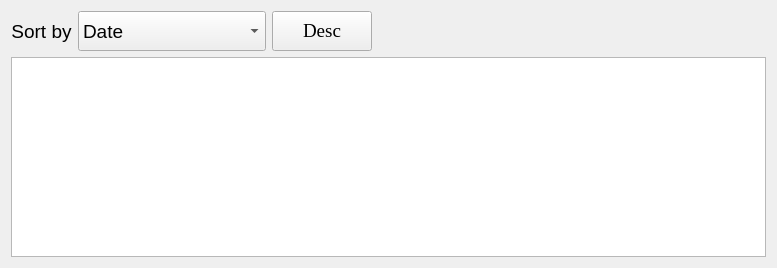
      <widget class="QWidget" name="page_3">
       <layout class="QVBoxLayout" name="verticalLayout_2">
        <item>
         <layout class="QHBoxLayout" name="horizontalLayout_2">
          <item>
           <layout class="QHBoxLayout" name="horizontalLayout">
            <item>
             <widget class="QLabel" name="sort_lbl">
              <property name="font">
               <font>
                <pointsize>14</pointsize>
               </font>
              </property>
              <property name="layoutDirection">
               <enum>Qt::LeftToRight</enum>
              </property>
              <property name="text">
               <string>Sort by</string>
              </property>
              <property name="alignment">
               <set>Qt::AlignCenter</set>
              </property>
             </widget>
            </item>
            <item>
             <widget class="QComboBox" name="sort_CB">
              <property name="sizePolicy">
               <sizepolicy hsizetype="Preferred" vsizetype="Preferred">
                <horstretch>0</horstretch>
                <verstretch>0</verstretch>
               </sizepolicy>
              </property>
              <property name="minimumSize">
               <size>
                <width>0</width>
                <height>0</height>
               </size>
              </property>
              <property name="font">
               <font>
                <pointsize>14</pointsize>
               </font>
              </property>
              <property name="editable">
               <bool>false</bool>
              </property>
              <item>
               <property name="text">
                <string>Date</string>
               </property>
              </item>
              <item>
               <property name="text">
                <string>Cloudiness</string>
               </property>
              </item>
              <item>
               <property name="text">
                <string>Day temperature</string>
               </property>
              </item>
              <item>
               <property name="text">
                <string>Night temperature</string>
               </property>
              </item>
              <item>
               <property name="text">
                <string>Wind direction</string>
               </property>
              </item>
              <item>
               <property name="text">
                <string>Day wind power</string>
               </property>
              </item>
              <item>
               <property name="text">
                <string>Night wind power</string>
               </property>
              </item>
              <item>
               <property name="text">
                <string>Precipitation hours</string>
               </property>
              </item>
              <item>
               <property name="text">
                <string>Humidity</string>
               </property>
              </item>
             </widget>
            </item>
            <item>
             <widget class="QPushButton" name="changeSortButton">
              <property name="minimumSize">
               <size>
                <width>100</width>
                <height>40</height>
               </size>
              </property>
              <property name="font">
               <font>
                <family>Times New Roman</family>
                <pointsize>14</pointsize>
               </font>
              </property>
              <property name="cursor">
               <cursorShape>PointingHandCursor</cursorShape>
              </property>
              <property name="text">
               <string>Desc</string>
              </property>
             </widget>
            </item>
           </layout>
          </item>
          <item>
           <spacer name="horizontalSpacer">
            <property name="orientation">
             <enum>Qt::Horizontal</enum>
            </property>
            <property name="sizeHint" stdset="0">
             <size>
              <width>40</width>
              <height>20</height>
             </size>
            </property>
           </spacer>
          </item>
         </layout>
        </item>
        <item>
         <widget class="QTableView" name="tableView">
          <property name="minimumSize">
           <size>
            <width>755</width>
            <height>200</height>
           </size>
          </property>
          <property name="focusPolicy">
           <enum>Qt::NoFocus</enum>
          </property>
          <property name="verticalScrollBarPolicy">
           <enum>Qt::ScrollBarAsNeeded</enum>
          </property>
          <property name="horizontalScrollBarPolicy">
           <enum>Qt::ScrollBarAsNeeded</enum>
          </property>
          <property name="sizeAdjustPolicy">
           <enum>QAbstractScrollArea::AdjustToContentsOnFirstShow</enum>
          </property>
          <property name="editTriggers">
           <set>QAbstractItemView::NoEditTriggers</set>
          </property>
          <property name="selectionMode">
           <enum>QAbstractItemView::NoSelection</enum>
          </property>
          <property name="selectionBehavior">
           <enum>QAbstractItemView::SelectRows</enum>
          </property>
          <property name="textElideMode">
           <enum>Qt::ElideLeft</enum>
          </property>
          <property name="verticalScrollMode">
           <enum>QAbstractItemView::ScrollPerPixel</enum>
          </property>
          <property name="horizontalScrollMode">
           <enum>QAbstractItemView::ScrollPerPixel</enum>
          </property>
          <attribute name="horizontalHeaderCascadingSectionResizes">
           <bool>true</bool>
          </attribute>
         </widget>
        </item>
       </layout>
      </widget>
